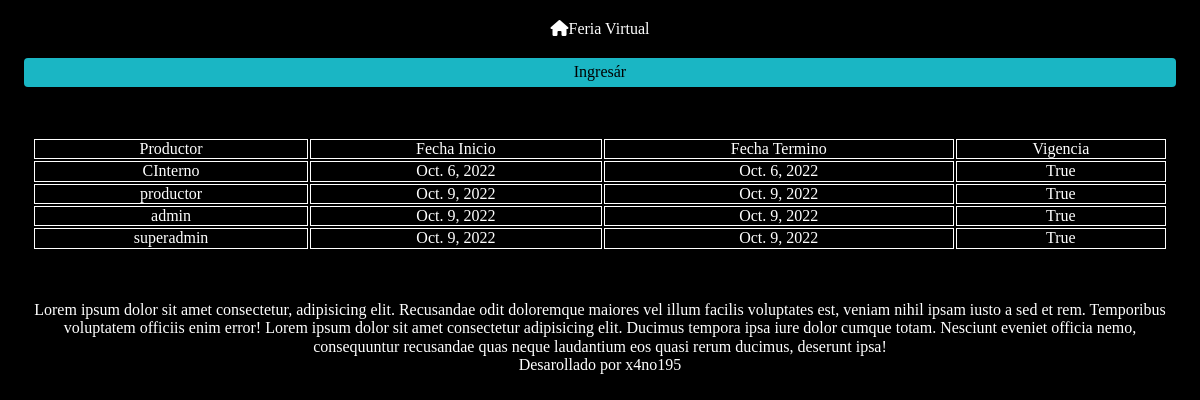
/lista-contratos/, run on the app's committed database.
### feriavirtualapp/models.py (models this page shows, shortened)
class Contrato(models.Model):
    usuario = models.ForeignKey(User, on_delete=models.CASCADE)
    fecha_inicio = models.DateField(default=timezone.now)
    fecha_termino = models.DateField(default=timezone.now)
    vigencia = models.BooleanField(default=False)

class User(AbstractUser):
    ROLES =(
    ("1", "Productor"),
    ("2", "Cliente externo"),
    ("3", "Cliente interno"),
    ("4", "Transportista"),
    ("5", "Consultor"),
    ("6", "Administrador"),
    ("6", "Revisor de calidad"),
    )
    rol = models.CharField(max_length=50, choices = ROLES, null=True)
    imagen = models.ImageField(upload_to="Perfil",default='default.png')

### feriavirtualapp/views.py (the view)
# urls.py: path('lista-contratos/', views.listaContratos, name='listaContratos'),
def listaContratos(request):
    cont = Contrato.objects.all()
    context ={'cont':cont}
    return render(request, 'lista-contratos.html', context)

### feriavirtualapp/templates/lista-contratos.html
{% extends 'base.html' %}
{% load humanize %}
{% block content %}
<div class="main row">
    <table class="tabla col-xs-12">
        <tr class="table tr">
          <td>Productor</td>
          <td>Fecha Inicio</td>
          <td>Fecha Termino</td>
          <td>Vigencia</td>
        </tr>
        {% for c in cont %}
        <tr>
            <td>{{ c.usuario.username }}</td>
            <td>{{ c.fecha_inicio }}</td>
            <td>{{ c.fecha_termino }}</td>
            <td>{{ c.vigencia }}</td>
          </tr>
        {% endfor %}
      </table>
</div>
{% endblock %}

### feriavirtualapp/static/css/styles.css (style rules this page uses)
* { padding: 0; margin: 0; font-family: century gothic; text-align: center; color: white; }
.main { margin: 50px 0; }
.container-fluid { background-color: black; transition-duration: 1s; }
table tr td { border: 1px solid white; }

### data on the page
Contrato: usuario.username "CInterno", fecha_inicio "Oct. 6, 2022", fecha_termino "Oct. 6, 2022", vigencia "True"
Contrato: usuario.username "productor", fecha_inicio "Oct. 9, 2022", fecha_termino "Oct. 9, 2022", vigencia "True"
Contrato: usuario.username "admin", fecha_inicio "Oct. 9, 2022", fecha_termino "Oct. 9, 2022", vigencia "True"
Contrato: usuario.username "superadmin", fecha_inicio "Oct. 9, 2022", fecha_termino "Oct. 9, 2022", vigencia "True"
